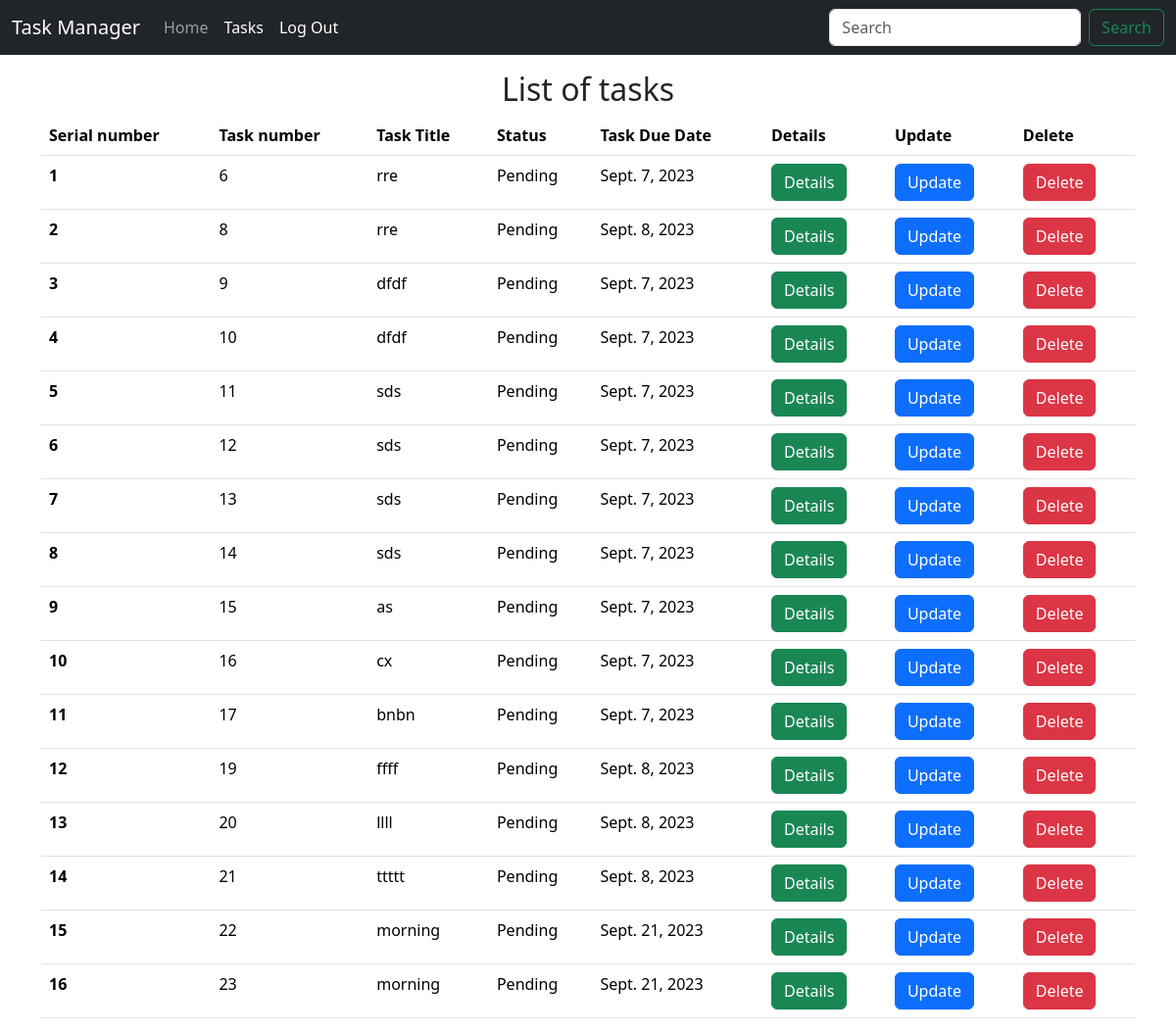
Page /tasks/ (signed in) on the committed database.
### home/models.py (models this page shows, shortened)
class Task(models.Model):
        id=models.AutoField(primary_key=True)
        taskTitle = models.CharField(max_length=30)
        taskDesc = models.TextField()
        date_field= models.DateField(null=True)
        time = models.DateField(auto_now_add=True)
        PENDING="Pending"
        COMPLETED="Completed"
        PROGRESS="Progress"
        STATUS=[
                (PENDING,'Pending'), (COMPLETED,'Completed'), (PROGRESS,'Progress')
        ]
        status=models.CharField(max_length=200, choices=STATUS, default=PENDING)

### home/views.py (the view)
# urls.py: path('tasks/', views.tasks,name='tasks'),
@login_required(login_url='login')
def tasks(request):
    allTasks = Task.objects.all()
    context = {'tasks': allTasks}
    return render(request,'tasks.html',context)

### templates/tasks.html (shortened to what this page needs)
<!doctype html>
<html lang="en">
  <head>
    <link href="https://cdn.jsdelivr.net/npm/bootstrap@5.3.1/dist/css/bootstrap.min.css" rel="stylesheet">
  </head>
  <body>
    <nav class="navbar navbar-expand-lg navbar-dark bg-dark">
        <div class="container-fluid">
          <a class="navbar-brand" href="/home">Task Manager</a>
          <div class="collapse navbar-collapse" id="navbarSupportedContent">
            <ul class="navbar-nav me-auto mb-2 mb-lg-0">
              <li class="nav-item">
                <a class="nav-link " aria-current="page" href="/home">Home</a>
              </li>
              <li class="nav-item">
                <a class="nav-link active" href="/tasks">Tasks</a>
              </li>
              <li class="nav-item">
                <a class="nav-link active" href="{% url 'logout' %}">Log Out</a>
              </li>
            </ul>
            <form class="d-flex" role="search">
              <input class="form-control me-2" type="search" placeholder="Search" aria-label="Search">
              <button class="btn btn-outline-success" type="submit">Search</button>
            </form>
          </div>
        </div>
      </nav>
      <div class="container my-3">
        <h2 class="text-center">List of tasks</h2>
        <table class="table">
            <thead>
              <tr>
                <th scope="col">Serial number</th>
                <th scope="col">Task number</th>
                <th scope="col">Task Title</th>
                <th scope="col">Status</th>
                <th scope="col">Task Due Date</th>
                <th scope="col">Details</th>
                <th scope="col">Update</th>
                <th scope="col">Delete</th>
              </tr>
            </thead>
            <tbody>
              {% for  task in tasks %}
              <tr>
                <th scope="row">{{forloop.counter}}</th>
                <td>{{task.id}}</td>
                <td>{{task.taskTitle}}</td>
                <td>{{task.status}}</td>
                <td>{{task.date_field}}</td>
                <td> <a  type=button href="/details/{{task.id}}" class="btn btn-success">Details</a></td>
                <td> <a type=button href="/update/{{task.id}}" class="btn btn-primary">Update</a></td>
                <td><a a type=button href="/delete/{{task.id}}" class="btn btn-danger" >Delete</a></td>
              </tr>
              {% endfor %}
            </tbody>
          </table>
      </div>
  </body>
</html>

### rows in the picture
Task: id "6", taskTitle "rre", status "Pending", date_field "Sept. 7, 2023"
Task: id "8", taskTitle "rre", status "Pending", date_field "Sept. 8, 2023"
Task: id "9", taskTitle "dfdf", status "Pending", date_field "Sept. 7, 2023"
Task: id "10", taskTitle "dfdf", status "Pending", date_field "Sept. 7, 2023"
Task: id "11", taskTitle "sds", status "Pending", date_field "Sept. 7, 2023"
Task: id "12", taskTitle "sds", status "Pending", date_field "Sept. 7, 2023"
Task: id "13", taskTitle "sds", status "Pending", date_field "Sept. 7, 2023"
Task: id "14", taskTitle "sds", status "Pending", date_field "Sept. 7, 2023"
Task: id "15", taskTitle "as", status "Pending", date_field "Sept. 7, 2023"
Task: id "16", taskTitle "cx", status "Pending", date_field "Sept. 7, 2023"
Task: id "17", taskTitle "bnbn", status "Pending", date_field "Sept. 7, 2023"
Task: id "19", taskTitle "ffff", status "Pending", date_field "Sept. 8, 2023"
Task: id "20", taskTitle "llll", status "Pending", date_field "Sept. 8, 2023"
Task: id "21", taskTitle "ttttt", status "Pending", date_field "Sept. 8, 2023"
Task: id "22", taskTitle "morning", status "Pending", date_field "Sept. 21, 2023"
Task: id "23", taskTitle "morning", status "Pending", date_field "Sept. 21, 2023"
